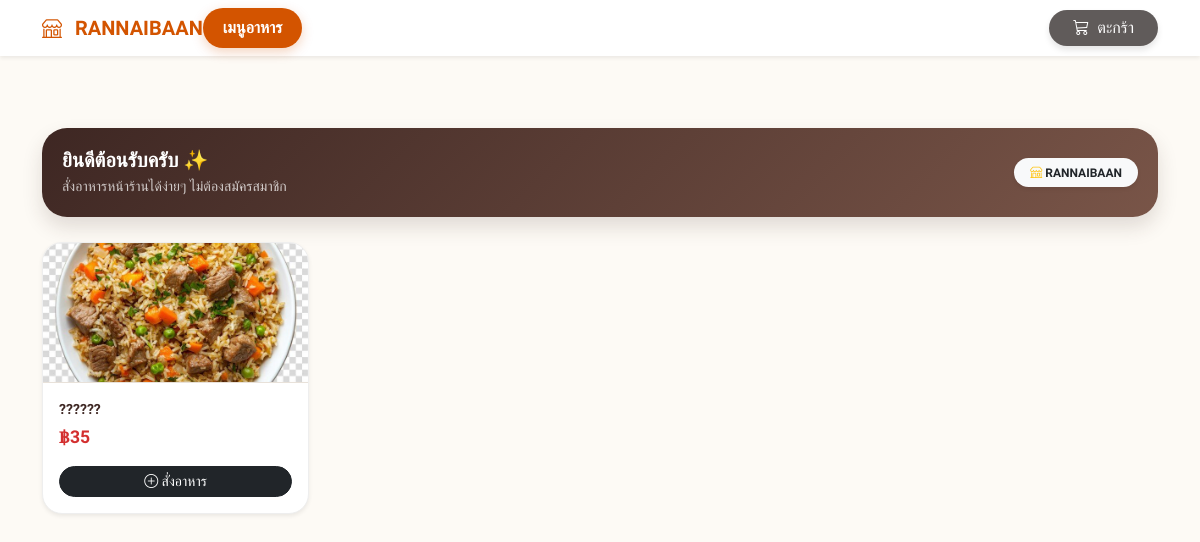
Page /menu.php on the earlier database version.
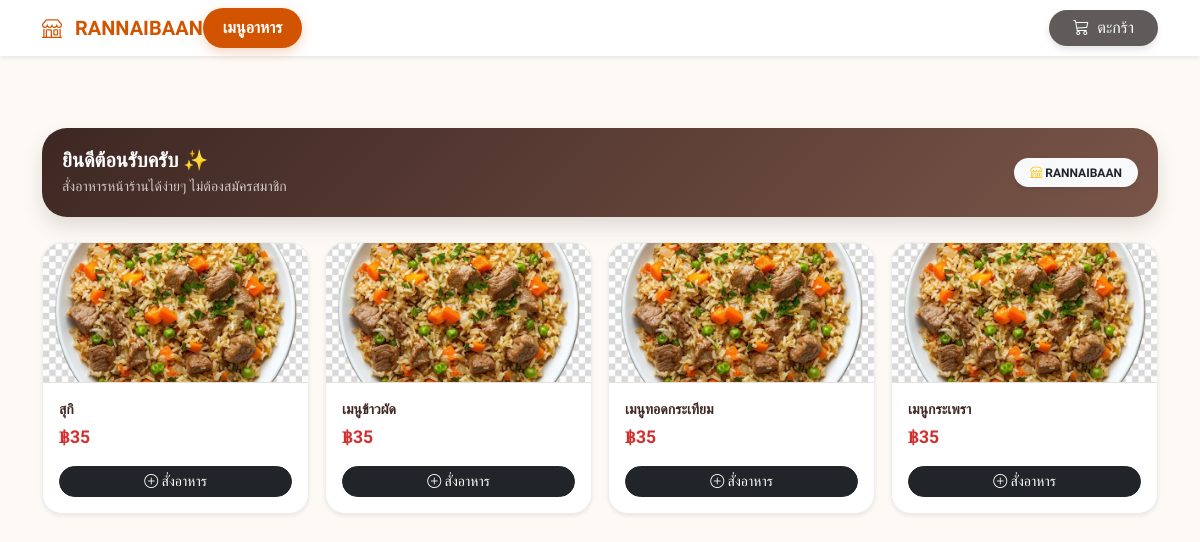
Same page on the later database version.
### tables this page shows
CREATE TABLE `owner` (
  `owner_id` int(11) NOT NULL AUTO_INCREMENT,
  `username` varchar(50) NOT NULL,
  `password` varchar(255) NOT NULL,
  `email` varchar(100) DEFAULT NULL,
  `name` varchar(100) DEFAULT NULL,
  `phone` varchar(20) DEFAULT NULL,
  `logo_url` varchar(255) DEFAULT 'default_logo.png',
  `promptpay_qr` varchar(255) DEFAULT NULL,
  `bank_info` text DEFAULT NULL,
  `restaurant_name` varchar(255) DEFAULT NULL,
  `address` text DEFAULT NULL,
  `open_time` time DEFAULT NULL,
  `close_time` time DEFAULT NULL,
  `is_shop_open` tinyint(1) DEFAULT 0,
  `max_queue` int(11) DEFAULT 20,
  `close_reason` varchar(255) DEFAULT '',
  `created_at` datetime DEFAULT current_timestamp(),
  `last_login` datetime DEFAULT NULL,
  `is_active` tinyint(1) DEFAULT 1,
  PRIMARY KEY (`owner_id`),
  UNIQUE KEY `username` (`username`)
);

CREATE TABLE `item` (
  `item_id` int(11) NOT NULL AUTO_INCREMENT,
  `name` varchar(150) NOT NULL,
  `price` decimal(10,2) NOT NULL DEFAULT 0.00,
  `category_id` int(11) DEFAULT NULL,
  `subcategory_id` int(11) DEFAULT NULL,
  `description` text DEFAULT NULL,
  `image_url` varchar(255) DEFAULT NULL,
  `is_active` tinyint(1) DEFAULT 1,
  `created_at` datetime DEFAULT current_timestamp(),
  `stock_qty` int(11) NOT NULL DEFAULT 50,
  `use_stock` tinyint(1) NOT NULL DEFAULT 1,
  `is_featured` tinyint(1) NOT NULL DEFAULT 0,
  PRIMARY KEY (`item_id`),
  KEY `category_id` (`category_id`),
  KEY `subcategory_id` (`subcategory_id`),
  CONSTRAINT `item_ibfk_1` FOREIGN KEY (`category_id`) REFERENCES `category` (`category_id`) ON DELETE SET NULL,
  CONSTRAINT `item_ibfk_2` FOREIGN KEY (`subcategory_id`) REFERENCES `subcategory` (`subcategory_id`) ON DELETE SET NULL
);

### menu.php (the view, shortened to what this page needs)
<?php
require_once 'includes/db.php';
$store_res = $conn->query("SELECT is_shop_open, restaurant_name, logo_url FROM owner LIMIT 1");
$store = $store_res->fetch_assoc();
include 'includes/header_customer.php';
include 'includes/nav_customer.php';
?>
<link rel="stylesheet" href="<?= BASE_URL ?>assets/css/menu.css">
<div class="container py-4">
    <div class="member-badge-section d-flex justify-content-between align-items-center mt-5">
        <div>
            <h5 class="fw-bold mb-1">ยินดีต้อนรับครับ ✨</h5>
            <p class="mb-0 small opacity-75">สั่งอาหารหน้าร้านได้ง่ายๆ ไม่ต้องสมัครสมาชิก</p>
        </div>
        <div class="text-end">
            <span class="badge bg-light text-dark rounded-pill px-3 py-2 fw-bold shadow-sm">
                <?php if (!empty($store['logo_url']) && $store['logo_url'] !== 'default_logo.png'): ?>
                    <img src="<?= BASE_URL ?>assets/images/logos/<?= htmlspecialchars($store['logo_url']) ?>" alt="logo" style="width:18px;height:18px;object-fit:cover;border-radius:50%;">
                <?php else: ?>
                    <i class="bi bi-shop text-warning"></i>
                <?php endif; ?>
                <?= htmlspecialchars($store['restaurant_name'] ?? 'ร้านของเรา') ?>
            </span>
        </div>
    </div>
    <?php if($store['is_shop_open'] == 0): ?>
        <div class="alert alert-danger text-center rounded-4 shadow-sm border-0 py-5">
            <h4 class="fw-bold mb-2"><i class="bi bi-door-closed-fill text-danger"></i> ขณะนี้ร้านปิดให้บริการ</h4>
            <p class="mb-0 text-muted">ขออภัยในความไม่สะดวกครับ ไว้มาอุดหนุนใหม่โอกาสหน้านะครับ</p>
        </div>
    <?php else: ?>
    <div class="row g-3">
        <?php
        $items = $conn->query("SELECT i.* FROM item i LEFT JOIN category c ON i.category_id = c.category_id WHERE i.is_active = 1 AND (c.is_active = 1 OR i.category_id IS NULL) ORDER BY i.item_id DESC");
        while($m = $items->fetch_assoc()):
            $m_id = $m['item_id'];
            $price = $m['price'];
            $img_path = !empty($m['image_url']) ? "assets/images/items/" . $m['image_url'] : "assets/images/items/default_food.jpg";
        ?>
            <div class="col-6 col-md-4 col-lg-3">
                <div class="menu-card h-100 shadow-sm" data-bs-toggle="modal" data-bs-target="#itemModal<?= $m_id ?>">
                    <img src="<?= htmlspecialchars($img_path) ?>" class="w-100" style="height: 140px; object-fit: cover;" onerror="this.src='assets/images/items/default_food.jpg'">
                    <div class="p-3">
                        <div class="fw-bold small text-truncate mb-1"><?= htmlspecialchars($m['name']) ?></div>
                        <div class="d-flex align-items-center gap-1 flex-wrap mb-2">
                            <span class="price-normal">฿<?= number_format($price, 0) ?></span>
                        </div>
                        <button class="btn btn-dark btn-sm w-100 rounded-pill mt-2"><i class="bi bi-plus-circle"></i> สั่งอาหาร</button>
                    </div>
                </div>
            </div>
        <?php endwhile; ?>
    </div>
    <?php endif; ?>
</div>
<?php include 'includes/footer_customer.php'; ?>

### includes/header_customer.php (shortened to what this page needs)
<!DOCTYPE html>
<html lang="th">
<head>
    <link href="https://cdn.jsdelivr.net/npm/bootstrap@5.3.8/dist/css/bootstrap.min.css" rel="stylesheet">
    <link rel="stylesheet" href="https://cdn.jsdelivr.net/npm/bootstrap-icons@1.11.0/font/bootstrap-icons.css">
    <link rel="stylesheet" href="<?= BASE_URL ?>assets/css/nav.css">
    <link rel="stylesheet" href="<?= BASE_URL ?>assets/css/customer.css">
</head>
<body>

### includes/nav_customer.php (shortened to what this page needs)
<?php
$current_page = basename($_SERVER['PHP_SELF']);
?>
<nav class="navbar navbar-expand-lg navbar-light bg-white shadow-sm sticky-top">
    <div class="container">
        <div class="d-flex align-items-center">
            <a class="navbar-brand fw-bold text-theme m-0" href="<?= BASE_URL ?>menu.php">
                <?php if (!empty($store['logo_url']) && $store['logo_url'] !== 'default_logo.png'): ?>
                    <img src="<?= BASE_URL ?>assets/images/logos/<?= htmlspecialchars($store['logo_url']) ?>" alt="logo" style="width:24px;height:24px;object-fit:cover;border-radius:50%;" class="me-2">
                <?php else: ?>
                    <i class="bi bi-shop me-2"></i>
                <?php endif; ?>
                <?= htmlspecialchars($store['restaurant_name'] ?? 'ร้านของเรา') ?>
            </a>
        </div>
        <div class="collapse navbar-collapse" id="navCustomer">
            <ul class="navbar-nav me-auto mb-2 mb-lg-0 mt-2 mt-lg-0">
                <li class="nav-item">
                    <a class="nav-link fw-bold nav-menu-link <?= ($current_page == 'menu.php') ? 'active-menu' : '' ?>"
                       href="<?= BASE_URL ?>menu.php">เมนูอาหาร</a>
                </li>
            </ul>
            <div class="d-flex align-items-center mt-3 mt-lg-0">
                <a href="<?= BASE_URL ?>member/cart.php" class="btn btn-theme rounded-pill px-4 position-relative">
                    <i class="bi bi-cart3 me-1"></i> ตะกร้า
                </a>
            </div>
        </div>
    </div>
</nav>

### includes/footer_customer.php (shortened to what this page needs)
</body>
</html>

### assets/css/nav.css (style rules this page uses)
:root { --main-orange: #D88C70; --dark-brown: #3C2F27; --light-brown: #E6D5C3; --light-bg: #FAF6F0; --soft-brown: #E8E1D9; }
body { font-family: 'Sarabun', sans-serif; background-color: var(--light-bg); color: var(--dark-brown); }
.menu-card { background: white; border-radius: 15px; overflow: hidden; box-shadow: 0 4px 10px rgba(60, 47, 39, 0.05); cursor: pointer; transition: transform 0.2s; border: 1px solid var(--soft-brown); }
.menu-card img { width: 100%; height: 140px; object-fit: cover; border-bottom: 1px solid var(--soft-brown); }

### assets/css/customer.css (style rules this page uses)
:root { --main-brown: #795548; --dark-brown: #3e2723; --light-brown: #d7ccc8; --bg-soft: #fdfaf5; --cafe-brown: var(--main-brown); --cafe-dark: var(--dark-brown); --cafe-gold: #c9a227; }
body { font-family: 'Sarabun', sans-serif; background-color: var(--bg-soft); color: var(--dark-brown); margin: 0; padding: 0; }
h1, h2, h3, h4, h5, h6, .font-mitr { font-family: 'Mitr', sans-serif; }

### assets/css/menu.css (style rules this page uses)
:root { --cafe-brown: #795548; --cafe-dark: #3e2723; }
body { background-color: #fdfaf5; font-family: 'Sarabun', sans-serif; padding-bottom: 100px; }
.member-badge-section { background: linear-gradient(135deg, #3e2723 0%, #795548 100%); border-radius: 25px; padding: 20px; color: white; margin-bottom: 25px; box-shadow: 0 10px 20px rgba(62,39,35,0.15); }
.menu-card { background: white; border-radius: 20px; overflow: hidden; transition: 0.3s; cursor: pointer; border: 1px solid #eee; position: relative; }
.price-normal { color: #d32f2f; font-weight: bold; font-size: 1.1rem; }

### includes/nav_customer.php (style rules this page uses)
:root { --nav-theme: #d35400; --nav-hover: #a04000; --btn-coffee: #605b5a; --btn-coffee-dark: #3e2723; }
.text-theme { color: var(--nav-theme) !important; }
.btn-theme { background-color: var(--btn-coffee) !important; color: white !important; border: none; transition: 0.3s; box-shadow: 0 4px 6px rgba(0,0,0,0.1); }
.nav-menu-link { color: #3b3b3b !important; padding: 8px 20px !important; border-radius: 50px; transition: 0.3s; }
.nav-menu-link.active-menu { background-color: var(--nav-theme) !important; color: white !important; box-shadow: 0 4px 12px rgba(211, 84, 0, 0.25); }

Differences in the rows shown:
added item: name "สุกิ", price "35"
added item: name "เมนูข้าวผัด", price "35"
added item: name "เมนูทอดกระเทียม", price "35"
changed item: name "??????" → "เมนูกระเพรา"
